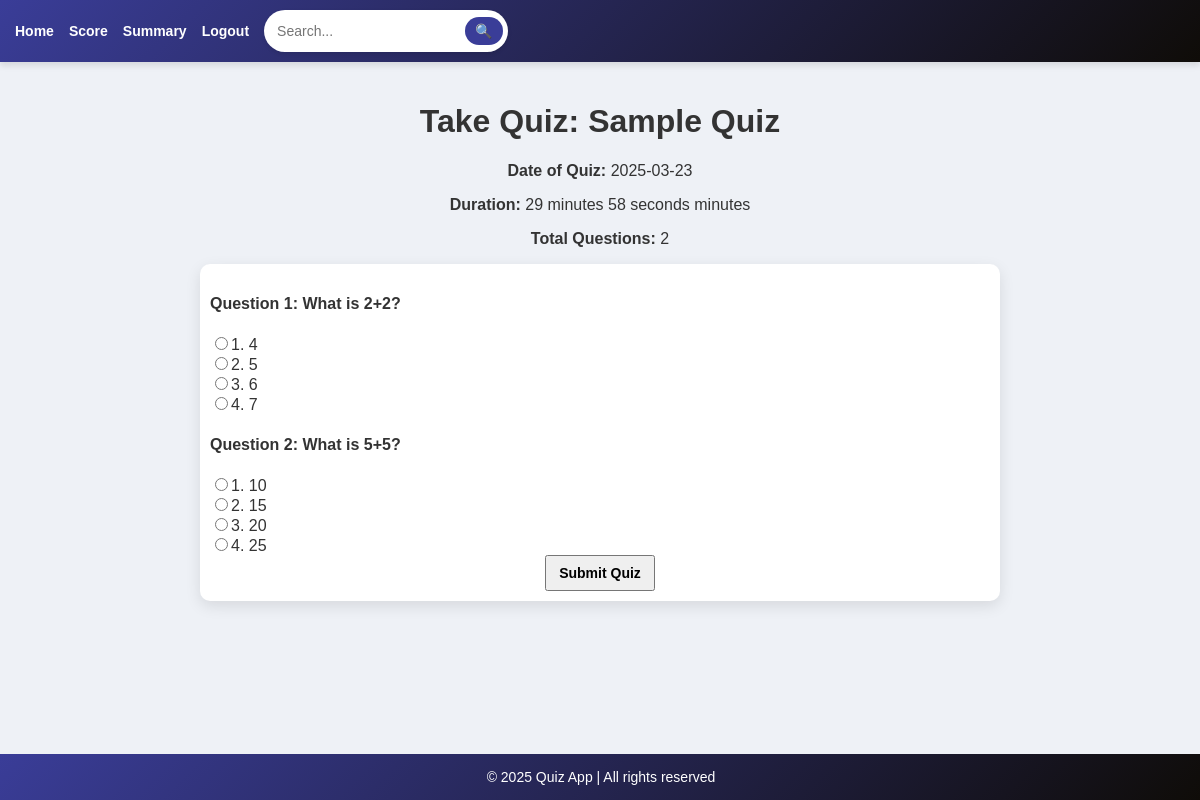
The app's page /take_quiz/1 with its own data.
### models.py (models this page shows, shortened)
class Quiz(db.Model):
    __tablename__ = 'quiz'
    id = db.Column(db.Integer, primary_key=True)
    chapter_id = db.Column(db.Integer, db.ForeignKey('chapters.id'), nullable=False)
    name = db.Column(db.String(225), unique=True, nullable=False)
    date_of_quiz = db.Column(db.Date, nullable=True)
    time_duration = db.Column(db.Integer, nullable=True)
    remarks = db.Column(db.String(255), nullable=True)
    chapter = db.relationship('Chapter', back_populates='quizzes')
    scores = db.relationship('Score', backref='quiz', lazy=True)

class Question(db.Model):
    __tablename__ = 'questions'
    id = db.Column(db.Integer, primary_key=True)
    question_statement = db.Column(db.String, nullable=False)
    option1 = db.Column(db.String, nullable=False)
    option2 = db.Column(db.String, nullable=False)
    option3 = db.Column(db.String, nullable=False)
    option4 = db.Column(db.String, nullable=False)
    correct_answer = db.Column(db.String, nullable=False)
    chapter_id = db.Column(db.Integer, db.ForeignKey('chapters.id'), nullable=False)
    chapter = db.relationship("Chapter", back_populates="questions")

### app.py (the view)
@app.route('/take_quiz/<int:quiz_id>', methods=['GET'])
def take_quiz(quiz_id):
    quiz = Quiz.query.get_or_404(quiz_id)
    questions = Question.query.filter_by(chapter_id=quiz.chapter_id).all()
    return render_template('take_quiz.html', quiz=quiz, questions=questions)

### templates/take_quiz.html (shortened to what this page needs)
{% extends 'base1.html' %}
{% block content %}
<div class="container">
    <h1 class="text-center">Take Quiz: {{ quiz.name }}</h1>
    <div class="quiz-details text-center">
        <p><strong>Date of Quiz:</strong> {{ quiz.date_of_quiz.strftime('%Y-%m-%d') }}</p>
        <p><strong>Duration:</strong> <span id="timer">{{ quiz.time_duration }}</span> minutes</p>
        <p><strong>Total Questions:</strong> {{ questions|length }}</p>
    </div>
    <form method="POST" action="{{ url_for('submit_quiz', quiz_id=quiz.id) }}" onsubmit="setStartTime()">
        <div class="quiz-questions" style="text-align: left;">
            {% for question in questions %}
                <div class="question">
                    <h4>Question {{ loop.index }}: {{ question.question_statement }}</h4>
                    <div>
                        <input type="radio" name="question_{{ question.id }}" value="{{ question.option1 }}" required>1. {{ question.option1 }}<br>
                        <input type="radio" name="question_{{ question.id }}" value="{{ question.option2 }}">2. {{ question.option2 }}<br>
                        <input type="radio" name="question_{{ question.id }}" value="{{ question.option3 }}">3. {{ question.option3 }}<br>
                        <input type="radio" name="question_{{ question.id }}" value="{{ question.option4 }}">4. {{ question.option4 }}<br>
                    </div>
                </div>
            {% endfor %}
        </div>
        <button type="submit" class="btn btn-primary" style="text-align: center;">Submit Quiz</button>
    </form>
</div>
{% endblock %}

### templates/base1.html (style rules this page uses)
form { background: white; padding: 10px; border-radius: 10px; box-shadow: 0px 5px 15px rgba(0, 0, 0, 0.1); }
input, select { border: 2px solid #3a3d98; border-radius: 10px; padding: 8px; }
button { font-size: 14px; font-weight: bold; padding: 8px 12px; }
body { font-family: 'Poppins', Arial, sans-serif; margin: 0; padding: 0; background-color: #eef1f6; color: #333; }

### records on screen
Quiz: name "Sample Quiz", date_of_quiz "2025-03-23"
Question: question_statement "What is 2+2?", option1 "4", option2 "5", option3 "6", option4 "7"
Question: question_statement "What is 5+5?", option1 "10", option2 "15", option3 "20", option4 "25"

### other values on screen
{{ questions|length }} "2"
